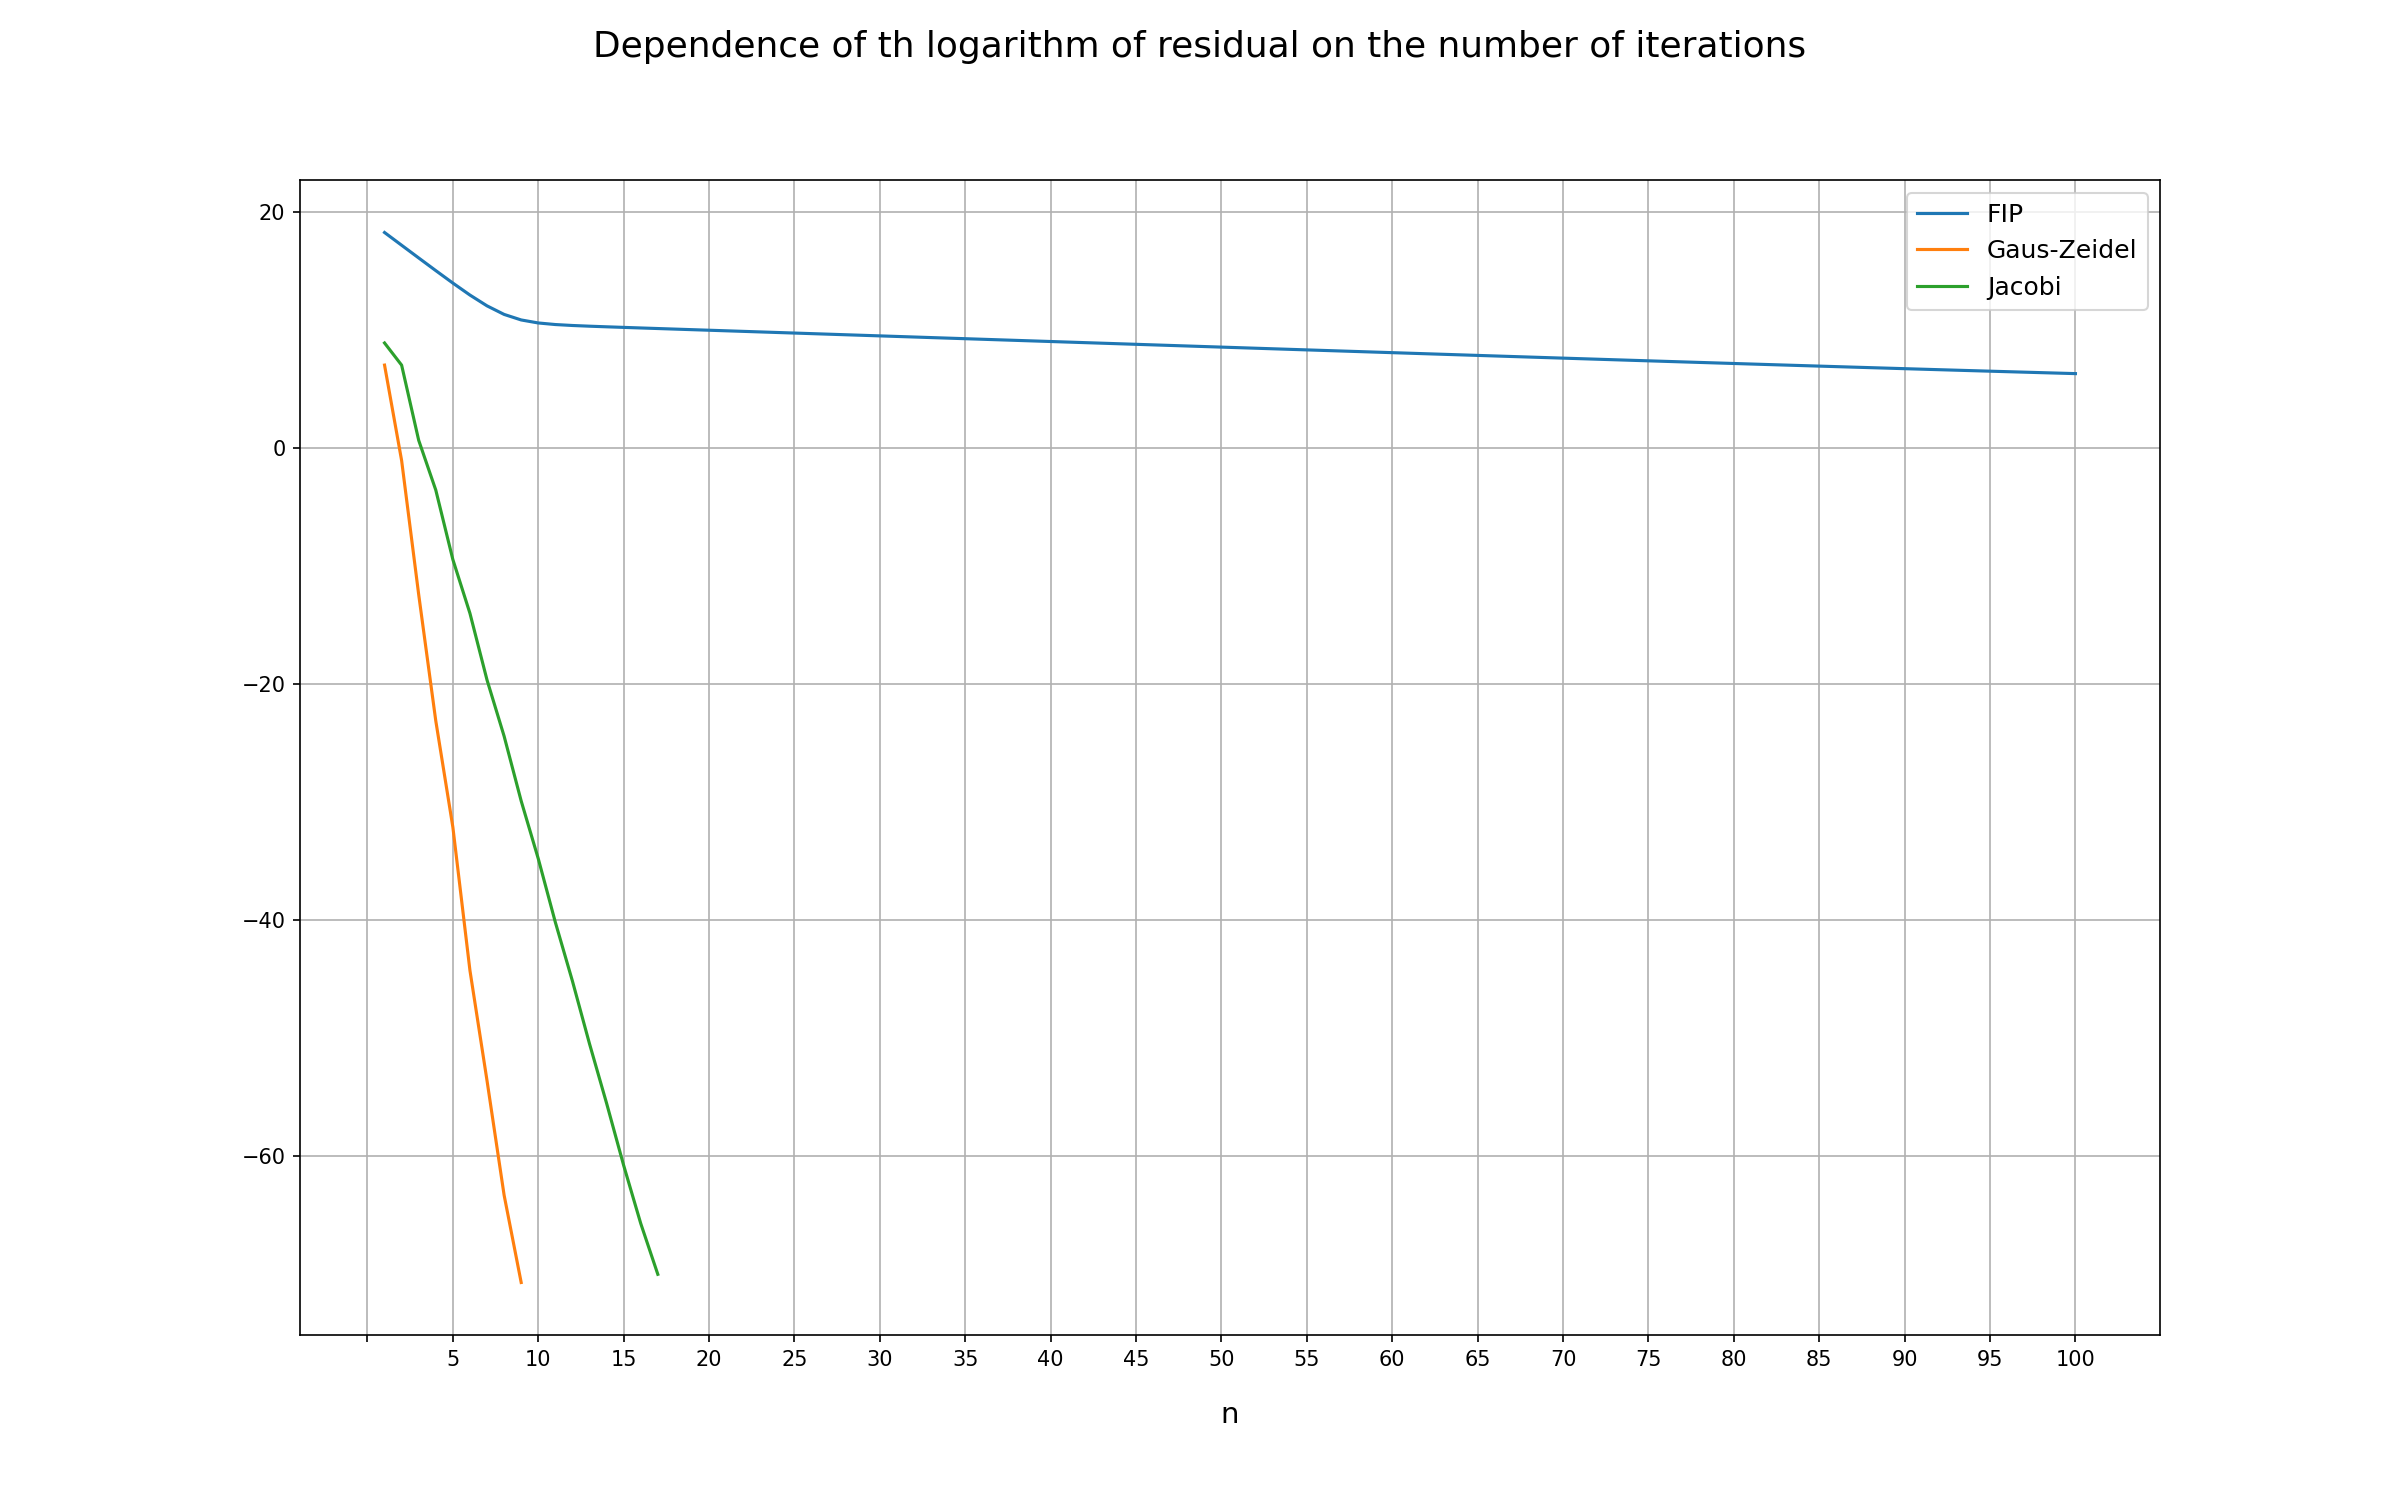

Source code (Python):
import matplotlib.pyplot as plt
import numpy as np

n_fpi = np.array([])
r_fpi = np.array([])
with open("fpi.txt", "r") as f:
    i = 0
    for line in f:
        data = line.split(' ')
        r_fpi = np.append(r_fpi, np.log(float(data[0])))
        n_fpi = np.append(n_fpi, data[1])
        if i > 100:
            break
        else:
            i += 1


n_gaus = np.array([])
r_gaus = np.array([])
with open("gaus.txt", "r") as f:
    for line in f:
        data = line.split(' ')
        r_gaus = np.append(r_gaus, np.log(float(data[0])))
        n_gaus = np.append(n_gaus, data[1])


n_jac = np.array([])
r_jac = np.array([])
with open("jacobi.txt", "r") as f:
    for line in f:
        data = line.split(' ')
        r_jac = np.append(r_jac, np.log(float(data[0])))
        n_jac = np.append(n_jac, data[1])


fig, ax = plt.subplots(figsize=(16, 10), dpi=150)

fig.suptitle("Dependence of th logarithm of residual on the number of iterations",
             fontsize='xx-large')

plt.grid(True)

plt.xticks(np.arange(-1, 100, 5))


ax.plot(n_fpi, r_fpi, label='FIP')
ax.plot(n_gaus, r_gaus, label='Gaus-Zeidel')
ax.plot(n_jac, r_jac, label='Jacobi')
ax.legend(loc='best', fontsize=12)
plt.xlabel('n', fontsize=14)
plt.savefig("plot.png")
plt.show()
